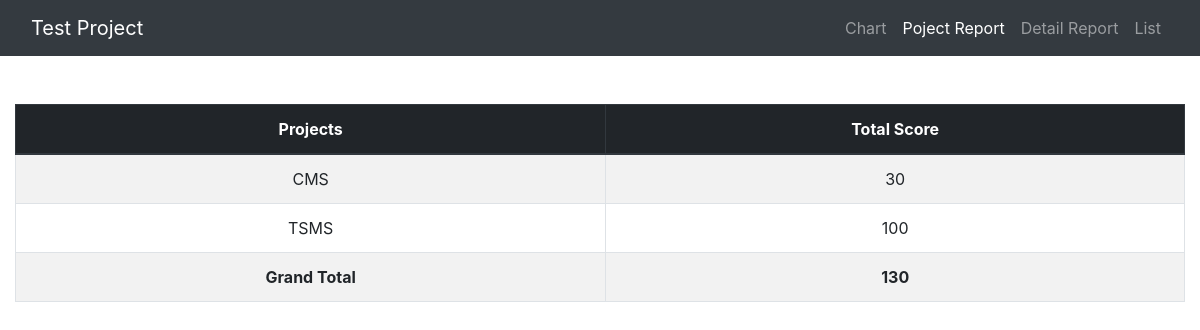
The page /project_report_page.php on the database its author committed.
### tables this page shows
CREATE TABLE `project` (
  `project_id` int(255) NOT NULL,
  `project_name` varchar(100) NOT NULL
);

### project_report_page.php (the view, shortened to what this page needs)
<!DOCTYPE html>
<html>
<head>
    <link rel="stylesheet" href="https://maxcdn.bootstrapcdn.com/bootstrap/4.1.3/css/bootstrap.min.css">
</head>
<body>
    <nav class="navbar navbar-expand-sm bg-dark navbar-dark navbar-fixed-top">
        <div class="container-fluid">
            <div class="navbar-header">
                <a class="navbar-brand" href="#">Test Project</a>
            </div>
            <ul class="navbar-nav">
                <li class="nav-item">
                    <a class="nav-link" href="index.php">Chart</a>
                </li>
                <li class="nav-item active">
                    <a class="nav-link" href="#">Poject Report</a>
                </li>
                <li class="nav-item">
                    <a class="nav-link" href="detail_report_page.php">Detail Report</a>
                </li>
                <li class="nav-item">
                    <a class="nav-link" href="list_page.php">List</a>
                </li>
            </ul>
        </div>
    </nav>
    <br><br>
    <div class="container-fluid">
        <div class="table-responsive-sm text-center">
            <table class="table table-bordered table-striped table-hover">
                <thead class="thead-dark">
                    <tr>
                        <th>Projects</th>
                        <th>Total Score</th>
                    </tr>
                </thead>
                <tbody>
                    <?php
                    require('conn.php');
                    $query = "SELECT * FROM project";
                    $result = mysqli_query($conn, $query);
                    while($row = mysqli_fetch_array($result)) {
                        $project_id = $row["project_id"];
                        echo '
                        <tr>
                            <td>'.$row["project_name"].'</td>';
                        $query2 = "SELECT SUM(score) FROM activity WHERE project_id='$project_id'";
                        $result2 = mysqli_query($conn, $query2);
                        $row2 = mysqli_fetch_array($result2);
                        $total_score = $row2["SUM(score)"];
                        echo '
                            <td>'.$total_score.'</td>
                        </tr>';
                    }
                    ?>
                    <tr>
                        <td><b>Grand Total</b></td>
                        <td>
                            <?php
                            require('conn.php');
                            $query = "SELECT score FROM activity";
                            $result = mysqli_query($conn, $query);
                            $total_score = 0;
                            while($row = mysqli_fetch_array($result)) {
                                $total_score += $row["score"];
                            }
                            echo '<b>'.$total_score.'</b>';
                            ?>
                        </td>
                    </tr>
                </tbody>
            </table>
        </div>
    </div>
</body>
</html>

### rows shown on the page
project: project_name "CMS", total_score "30"
project: project_name "TSMS", total_score "100"

### other values the page prints
$total_score "130"
